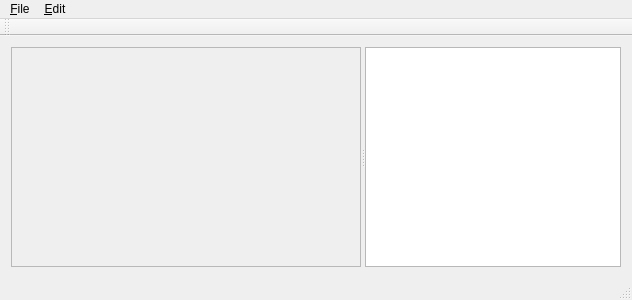
<?xml version="1.0" encoding="UTF-8"?>
<ui version="4.0">
 <class>MainWindow</class>
 <widget class="QMainWindow" name="MainWindow">
  <property name="enabled">
   <bool>true</bool>
  </property>
  <property name="geometry">
   <rect>
    <x>0</x>
    <y>0</y>
    <width>632</width>
    <height>300</height>
   </rect>
  </property>
  <property name="windowTitle">
   <string>MainWindow</string>
  </property>
  <widget class="QWidget" name="centralWidget">
   <layout class="QVBoxLayout" name="verticalLayout">
    <item>
     <widget class="QSplitter" name="splitter">
      <property name="sizePolicy">
       <sizepolicy hsizetype="Expanding" vsizetype="Preferred">
        <horstretch>0</horstretch>
        <verstretch>0</verstretch>
       </sizepolicy>
      </property>
      <property name="orientation">
       <enum>Qt::Horizontal</enum>
      </property>
      <widget class="QHexEdit" name="qHexEdit">
       <property name="sizePolicy">
        <sizepolicy hsizetype="Expanding" vsizetype="Expanding">
         <horstretch>1</horstretch>
         <verstretch>0</verstretch>
        </sizepolicy>
       </property>
       <property name="minimumSize">
        <size>
         <width>0</width>
         <height>0</height>
        </size>
       </property>
      </widget>
      <widget class="QTreeView" name="treeView">
       <property name="tabKeyNavigation">
        <bool>true</bool>
       </property>
       <property name="alternatingRowColors">
        <bool>true</bool>
       </property>
       <property name="selectionMode">
        <enum>QAbstractItemView::ContiguousSelection</enum>
       </property>
      </widget>
     </widget>
    </item>
   </layout>
  </widget>
  <widget class="QMenuBar" name="menuBar">
   <property name="geometry">
    <rect>
     <x>0</x>
     <y>0</y>
     <width>632</width>
     <height>22</height>
    </rect>
   </property>
   <widget class="QMenu" name="menu_File">
    <property name="title">
     <string>&amp;File</string>
    </property>
    <addaction name="action_Open"/>
    <addaction name="action_Save"/>
    <addaction name="separator"/>
    <addaction name="action_Import_Schema"/>
    <addaction name="action_Export_Schema"/>
    <addaction name="separator"/>
    <addaction name="action_Close"/>
   </widget>
   <widget class="QMenu" name="menu_Edit">
    <property name="title">
     <string>&amp;Edit</string>
    </property>
    <addaction name="action_Add"/>
   </widget>
   <addaction name="menu_File"/>
   <addaction name="menu_Edit"/>
  </widget>
  <widget class="QToolBar" name="mainToolBar">
   <attribute name="toolBarArea">
    <enum>TopToolBarArea</enum>
   </attribute>
   <attribute name="toolBarBreak">
    <bool>false</bool>
   </attribute>
  </widget>
  <widget class="QStatusBar" name="statusBar"/>
  <action name="action_Open">
   <property name="text">
    <string>&amp;Open</string>
   </property>
   <property name="shortcut">
    <string>Ctrl+O</string>
   </property>
  </action>
  <action name="action_Close">
   <property name="text">
    <string>&amp;Close</string>
   </property>
  </action>
  <action name="action_Save">
   <property name="text">
    <string>&amp;Save</string>
   </property>
   <property name="shortcut">
    <string>Ctrl+S</string>
   </property>
  </action>
  <action name="action_Export_Schema">
   <property name="text">
    <string>&amp;Export Schema</string>
   </property>
  </action>
  <action name="action_Import_Schema">
   <property name="text">
    <string>&amp;Import Schema</string>
   </property>
  </action>
  <action name="action_Add">
   <property name="text">
    <string>&amp;Add</string>
   </property>
   <property name="shortcut">
    <string>Ctrl+N</string>
   </property>
  </action>
 </widget>
 <layoutdefault spacing="6" margin="11"/>
 <customwidgets>
  <customwidget>
   <class>QHexEdit</class>
   <extends>QScrollArea</extends>
   <header>qhexedit.h</header>
  </customwidget>
 </customwidgets>
 <resources/>
 <connections>
  <connection>
   <sender>action_Close</sender>
   <signal>triggered()</signal>
   <receiver>MainWindow</receiver>
   <slot>close()</slot>
   <hints>
    <hint type="sourcelabel">
     <x>-1</x>
     <y>-1</y>
    </hint>
    <hint type="destinationlabel">
     <x>315</x>
     <y>149</y>
    </hint>
   </hints>
  </connection>
 </connections>
</ui>
